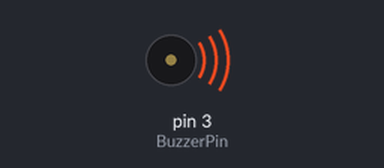
Recording of a program running on a simulated Arduino Mega 2560, built with avr-gcc and run on an emulated ATmega2560. Shown: buzzer (waves = sounding, pin HIGH).

Above: at 5.0 s.
At 10.05 s:
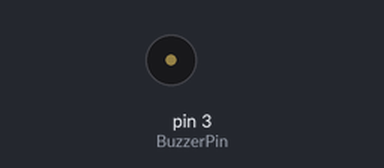
Timing chart, 0 to 13.1 s (numbered marks = the images above):
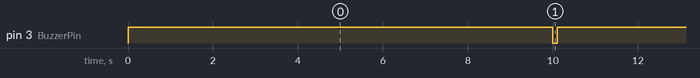

Measured:
- by itself, pin 3 (BuzzerPin): alternates HIGH for 10.0 s and LOW for 0.10 s

The program:

main.cpp
```cpp
#include <Arduino.h>

int BuzzerPin = 3; // Пьезодинамик установлен на 3 пин

void setup()
{
  pinMode(BuzzerPin, OUTPUT); // Установка пина на выход
}

void loop()
{
  digitalWrite(BuzzerPin, HIGH); // Установка пина на HIGH (Пьезодинамик не работает)
  delay(10000);                  // Пьезодинамик не работает 10000 мс
  digitalWrite(BuzzerPin, LOW);  // Установка пина на LOW (Пьезодинамик работает)
  delay(100);                    // Пьезодимамик работает 100 мс
}
```
